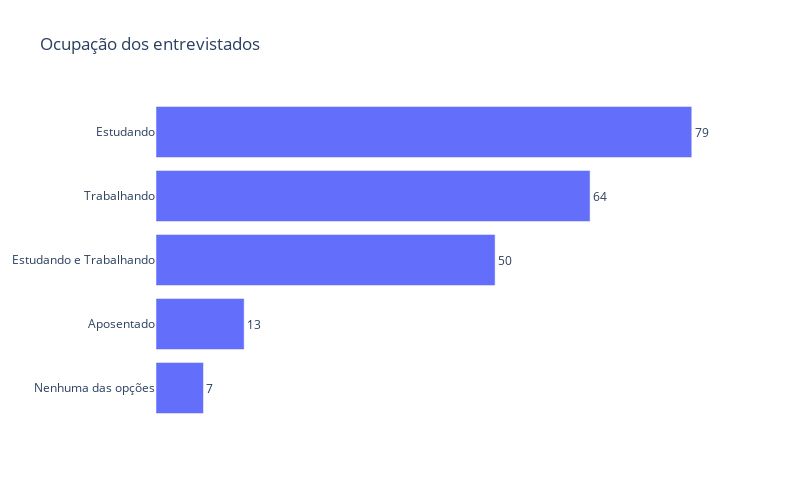

The code cell stored with this chart in its notebook:
### Code cell
df_ocupacao = df.ocupacao.value_counts().sort_values(ascending=True)
fig = go.Figure(go.Bar(y=df_ocupacao.index, x=df_ocupacao.values, orientation="h", name="",
                       text=df_ocupacao.values, textposition="outside",))
fig.update_layout(template="plotly_white",
                title="Ocupação dos entrevistados", 
                yaxis={"showgrid": False,},
                xaxis={"showgrid": False,
                       "visible": False},
                width=800,
                height=500,
                )
            
fig.show()

### Figure 1 — Plotly figure (JSON) as saved in the notebook; plotly's stock layout.template omitted (floating-point values rounded to 4 significant figures)
{"data": [{"name": "", "orientation": "h", "text": [7, 13, 50, 64, 79], "textposition": "outside", "type": "bar", "x": [7, 13, 50, 64, 79], "y": ["Nenhuma das opções", "Aposentado", "Estudando e Trabalhando", "Trabalhando", "Estudando"]}], "layout": {"height": 500, "title": {"text": "Ocupação dos entrevistados"}, "width": 800, "xaxis": {"showgrid": false, "visible": false}, "yaxis": {"showgrid": false}}}
